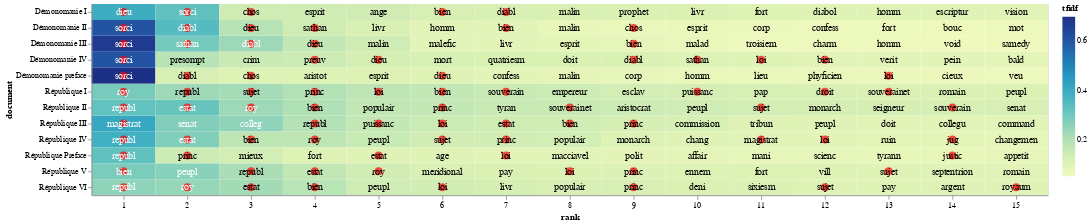

Notebook code for this chart:
### Code cell
import altair as alt
import numpy as np

# Get the custom stopword list from the user
stop_words = get_stopwords()

# Function to select an .xlsx file
def select_xlsx_file():
    cwd = os.getcwd()
    xlsx_files = sorted([f for f in os.listdir(cwd) if f.endswith('.xlsx')])
    
    if not xlsx_files:
        print("No XLSX files found in the current working directory.")
        return None

    print("Available XLSX files:")
    for i, file in enumerate(xlsx_files):
        print(f"{i + 1}. {file}")

    choice_input = input("Select an XLSX file number to read as top_tfidf (default is 1): ").strip()
    choice = int(choice_input) - 1 if choice_input.isdigit() else 0
    if choice < 0 or choice >= len(xlsx_files):
        print("Invalid choice.")
        return None

    return xlsx_files[choice]

# Prompt user to select an .xlsx file
xlsx_file = select_xlsx_file()
if xlsx_file:
    top_tfidf = pd.read_excel(xlsx_file)
    
    # Extract the stem of the selected XLSX file
    xlsx_stem = Path(xlsx_file).stem

    # Prompt user to truncate groups with default value as 'no'
    truncate_groups = input("Do you want to truncate the plot by only including certain groups? (yes/no, default is no): ").strip().lower() or 'no'
    if truncate_groups == 'yes':
        available_groups = top_tfidf['document'].unique()
        print("Available groups (documents) with index numbers:")
        for i, group in enumerate(available_groups):
            print(f"{i + 1}. {group}")

        selected_groups = input("Enter the index numbers of the groups to include (e.g., 1,2,3 or 1-3): ").strip()
        selected_indexes = []

        # Split the input by commas to handle both individual values and ranges
        for part in selected_groups.split(','):
            if '-' in part:
                start_index, end_index = map(int, part.split('-'))
                selected_indexes.extend(range(start_index, end_index + 1))
            else:
                selected_indexes.append(int(part))

        # Convert selected indexes to groups
        selected_groups = [available_groups[i - 1] for i in selected_indexes]

        # Filter the DataFrame
        top_tfidf = top_tfidf[top_tfidf['document'].isin(selected_groups)]

    # Remove '_corrected' from the 'document' labels
    top_tfidf['document'] = top_tfidf['document'].str.replace('_corrected', '')
    top_tfidf['document'] = top_tfidf['document'].str.replace('Repair', '')
    top_tfidf['document'] = top_tfidf['document'].str.replace('_lemmatized', '')
    top_tfidf['document'] = top_tfidf['document'].str.replace('_stemmed', '')

    # Prompt user to limit the number of words displayed in each group
    limit_words = input("Do you want to limit the number of words displayed in each group? (yes/no, default is yes): ").strip().lower() or 'yes'
    if limit_words == 'yes':
        max_words = int(input("Enter the maximum number of words to display per group: ").strip())
        top_tfidf['rank'] = top_tfidf.groupby('document')['tfidf'].rank("first", ascending=False)
        top_tfidf = top_tfidf[top_tfidf['rank'] <= max_words]

    # Prompt user to choose whether to use a preset list of terms, specify custom terms, or enter a blank list
    print("1. Use preset list of terms")
    print("2. Specify custom terms")
    print("3. Enter a blank list")
    term_choice_input = input("Enter your choice (1, 2, or 3), default is 1: ").strip()
    term_choice = int(term_choice_input) if term_choice_input.isdigit() else 1


    preset_terms = ['bien', 'cayer', 'céan', 'chambr', 'chos', 'conseil', 'conseiller', 'court',
                    'déni', 'diabl', 'dieu', 'divin', 'droit', 'édict', 'églis', 'estat', 'héres',
                    'judg', 'jug', 'justic', 'loi', 'majest', 'magistrat', 'offic', 'ordon',
                    'parlement', 'paix', 'preuv', 'princ', 'puissanc',
                    'réform', 'religion', 'republ', 'ressort', 'roy', 'royaum',
                    'sathan', 'sorc', 'sorci', 'souverain', 'souverainet', 'sujet']
    if term_choice == 1:
        term_list = preset_terms
    elif term_choice == 2:
        user_terms = input("Enter a list of words separated by commas for highlighting (e.g., war, peace): ")
        term_list = [term.strip() for term in user_terms.split(",")]
    else:
        term_list = []

    # Prompt user for a filename to save the PNG file
    file_name = input("Enter a filename (without extension) to save the visualization: ")
    output_file = f"{file_name}.png"

    # Prompt user to specify the width of the chart
    chart_width_input = input("Enter the chart width (default is 600): ").strip()
    chart_width = int(chart_width_input) if chart_width_input.isdigit() else 600

    # Adding a little randomness to break ties in term ranking
    top_tfidf_plusRand = top_tfidf.copy()
    top_tfidf_plusRand['tfidf'] = top_tfidf_plusRand['tfidf'] + np.random.rand(top_tfidf.shape[0]) * 0.0001

    # Base chart for all visualizations, with rank calculation
    base = alt.Chart(top_tfidf_plusRand).encode(
        x=alt.X('rank:O', axis=alt.Axis(labelAngle=0)),  # Set labelAngle to horizontal (0 degrees)
        y='document:N'
    ).transform_window(
        rank="rank()",
        sort=[alt.SortField("tfidf", order="descending")],
        groupby=["document"]
    )

    # Heatmap specification
    heatmap = base.mark_rect().encode(
        color='tfidf:Q'
    )

    # Red circle over terms in the entered list
    circle = base.mark_circle(size=100).encode(
        color=alt.condition(
            alt.FieldOneOfPredicate(field='term', oneOf=term_list),
            alt.value('red'),
            alt.value('#FFFFFF00')
        )
    )

    # Text labels, white for darker heatmap colors
    text = base.mark_text(baseline='middle', fontSize=12).encode(
        text='term:N',
        color=alt.condition(alt.datum.tfidf >= 0.23, alt.value('white'), alt.value('black'))
    )

    # Combine the heatmap, circle, and text
    final_chart = alt.layer(heatmap, circle, text).properties(width=chart_width)

    # Display the chart in Jupyter Lab
    final_chart.display()

    # Save the chart as a PNG file using the base Altair package
    try:
        final_chart.save(output_file)
        print(f"Visualization saved as {output_file} in the current directory.")
    except Exception as e:
        print(f"Error saving visualization: {e}")
else:
    print("No valid XLSX file selected.")

### Figure 1 — Vega-Lite specification as saved in the notebook (floating-point values rounded to 4 significant figures; data arrays with more than 128 entries replaced by an {"elided": "..."} marker saying what was removed)
{"config": {"view": {"continuousWidth": 300, "continuousHeight": 300}}, "layer": [{"mark": {"type": "rect"}, "encoding": {"color": {"field": "tfidf", "type": "quantitative"}, "x": {"axis": {"labelAngle": 0}, "field": "rank", "type": "ordinal"}, "y": {"field": "document", "type": "nominal"}}, "transform": [{"window": [{"op": "rank", "field": "", "as": "rank"}], "groupby": ["document"], "sort": [{"field": "tfidf", "order": "descending"}]}]}, {"mark": {"type": "circle", "size": 100}, "encoding": {"color": {"condition": {"test": {"field": "term", "oneOf": ["bien", "cayer", "céan", "chambr", "chos", "conseil", "conseiller", "court", "déni", "diabl", "dieu", "divin", "droit", "édict", "églis", "estat", "héres", "judg", "jug", "justic", "loi", "majest", "magistrat", "offic", "ordon", "parlement", "paix", "preuv", "princ", "puissanc", "réform", "religion", "republ", "ressort", "roy", "royaum", "sathan", "sorc", "sorci", "souverain", "souverainet", "sujet"]}, "value": "red"}, "value": "#FFFFFF00"}, "x": {"axis": {"labelAngle": 0}, "field": "rank", "type": "ordinal"}, "y": {"field": "document", "type": "nominal"}}, "transform": [{"window": [{"op": "rank", "field": "", "as": "rank"}], "groupby": ["document"], "sort": [{"field": "tfidf", "order": "descending"}]}]}, {"mark": {"type": "text", "baseline": "middle", "fontSize": 12}, "encoding": {"color": {"condition": {"test": "(datum.tfidf >= 0.23)", "value": "white"}, "value": "black"}, "text": {"field": "term", "type": "nominal"}, "x": {"axis": {"labelAngle": 0}, "field": "rank", "type": "ordinal"}, "y": {"field": "document", "type": "nominal"}}, "transform": [{"window": [{"op": "rank", "field": "", "as": "rank"}], "groupby": ["document"], "sort": [{"field": "tfidf", "order": "descending"}]}]}], "data": {"name": "data-f871b18e78e0dcc77ac245408e1852a2"}, "width": 1200, "$schema": "https://vega.github.io/schema/vega-lite/v5.20.1.json", "datasets": {"data-f871b18e78e0dcc77ac245408e1852a2": {"elided": "180 records"}}}
